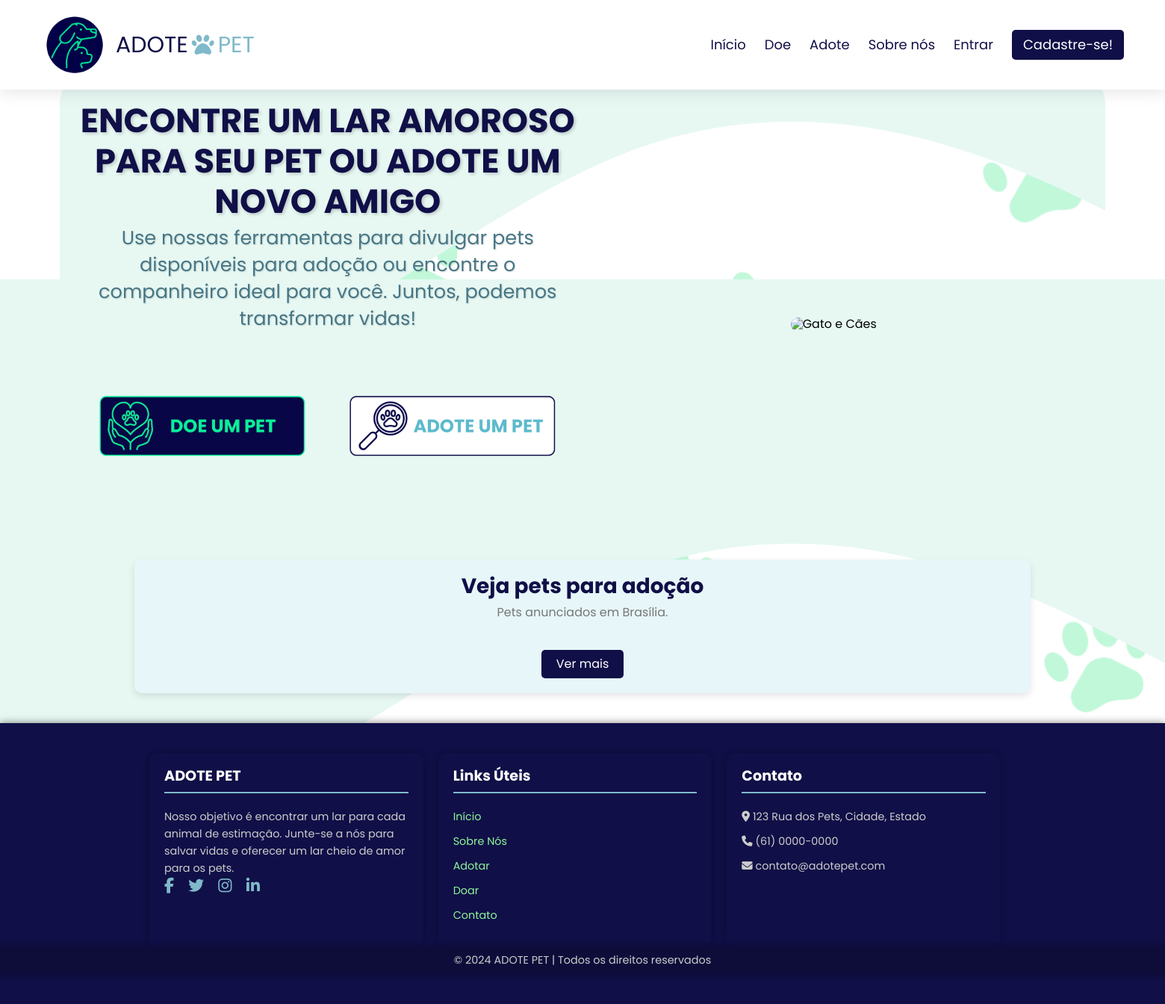
Before: / with the older database file.
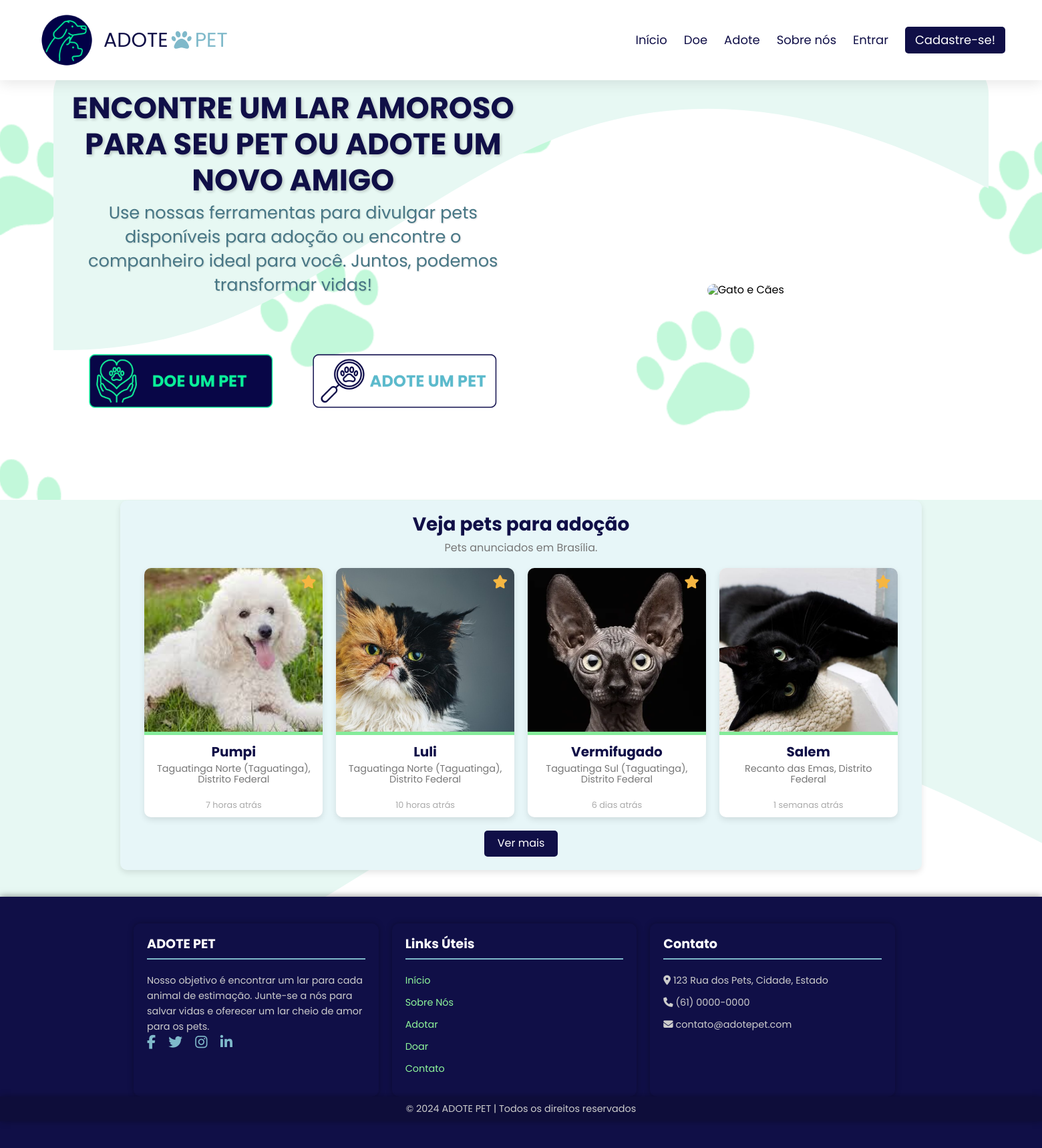
After: the same page with the newer database file.
### tables this page shows
CREATE TABLE `pets` (
  `id` int(11) NOT NULL,
  `nome` varchar(100) NOT NULL,
  `especie_id` int(11) NOT NULL,
  `raca` varchar(100) NOT NULL,
  `porte` varchar(50) NOT NULL,
  `sexo` enum('Macho','Fêmea') NOT NULL,
  `cor` varchar(50) NOT NULL,
  `idade` int(11) NOT NULL,
  `descricao` text DEFAULT NULL,
  `foto` text DEFAULT NULL,
  `criado_em` timestamp NOT NULL DEFAULT current_timestamp(),
  `status_id` int(11) DEFAULT 1
);

### process_index.php (called while the page is built, shortened)
<?php
$baseUrl = 'http://localhost/adotepet-projetotcc/';
$db = new DataBase();
$conn = $db->getConnection();
$sql = "
    SELECT
        p.id AS pet_id,
        p.nome AS pet_nome,
        MIN(f.url) AS foto_url,
        e.bairro,
        e.estado,
        p.criado_em,
        s.nome AS status_nome
    FROM pets p
    INNER JOIN doacoes d ON p.id = d.pet_id
    INNER JOIN enderecos e ON d.endereco_id = e.id
    INNER JOIN fotos f ON p.id = f.pet_id
    INNER JOIN status s ON p.status_id = s.id
    WHERE s.nome = 'Disponível'
    GROUP BY p.id
    ORDER BY p.criado_em DESC
    LIMIT 4";
$stmt = $conn->prepare($sql);
$stmt->execute();
$result = $stmt->get_result();
$pets = [];
while ($row = $result->fetch_assoc()) {
    $pets[] = $row;
}
function time_ago($timestamp)
{
    $time_ago = strtotime($timestamp);
    $current_time = time();
    $time_difference = $current_time - $time_ago;
    $seconds = $time_difference;
    $minutes = round($seconds / 60);
    $hours = round($seconds / 3600);
    $days = round($seconds / 86400);
    $weeks = round($seconds / 604800);
    $months = round($seconds / 2629440);
    $years = round($seconds / 31553280);
    if ($seconds <= 60) {
        return "Agora mesmo";
    } else if ($minutes <= 60) {
        return "$minutes minutos atrás";
    } else if ($hours <= 24) {
        return "$hours horas atrás";
    } else if ($days <= 7) {
        return "$days dias atrás";
    } else if ($weeks <= 4.3) {
        return "$weeks semanas atrás";
    } else if ($months <= 12) {
        return "$months meses atrás";
    } else {
        return "$years anos atrás";
    }
}
?>

### index.php (the view, shortened to what the changed rows need)
<?php
require_once 'process_index.php';
?>
<!DOCTYPE html>
<html lang="pt-BR">
<head>
    <link rel="stylesheet" href="https://cdnjs.cloudflare.com/ajax/libs/normalize/8.0.1/normalize.min.css">
    <link rel="stylesheet" href="https://cdnjs.cloudflare.com/ajax/libs/font-awesome/6.5.0/css/all.min.css">
    <link rel="stylesheet" href="css/index.css">
</head>
<body>
    <main>
        <section class="hero">
            <div class="hero-content">
                <h1>Encontre um Lar Amoroso para Seu Pet ou Adote um Novo Amigo</h1>
            </div>
        </section>
        <section class="adoption-section">
            <h2>Veja pets para adoção</h2>
            <div class="adoption-cards">
                <?php foreach ($pets as $pet): ?>
                    <a href="crud/views/pet_detalhes.php?id=<?php echo $pet['pet_id']; ?>" class="adoption-card"
                        target="_blank">
                        <img src="<?php echo $baseUrl . htmlspecialchars($pet['foto_url']); ?>"
                            alt="<?php echo htmlspecialchars($pet['pet_nome']); ?>">
                        <div class="card-content">
                            <h3><?php echo htmlspecialchars($pet['pet_nome']); ?></h3>
                            <p><?php echo htmlspecialchars($pet['bairro']) . ', ' . htmlspecialchars($pet['estado']); ?></p>
                            <span class="time"><?php echo time_ago($pet['criado_em']); ?></span>
                        </div>
                        <div class="favorite-icon"><i class="fas fa-star"></i></div>
                    </a>
                <?php endforeach; ?>
            </div>
        </section>
    </main>
    <footer>
        <div class="footer-container">
            <div class="footer-section about">
                <h2>ADOTE PET</h2>
            </div>
            <div class="footer-section links">
                <h2>Links Úteis</h2>
            </div>
            <div class="footer-section contact">
                <h2>Contato</h2>
            </div>
        </div>
    </footer>
</body>
</html>

Changed rows visible on the page:
added pets: shows a picture, nome "Pumpi", bairro "Taguatinga Norte (Taguatinga)", estado "Distrito Federal", criado_em "7 horas atrás"
added pets: shows a picture, nome "Luli", bairro "Taguatinga Norte (Taguatinga)", estado "Distrito Federal", criado_em "10 horas atrás"
added pets: shows a picture, nome "Vermifugado", bairro "Taguatinga Sul (Taguatinga)", estado "Distrito Federal", criado_em "6 dias atrás"
added pets: shows a picture, nome "Salem", bairro "Recanto das Emas", estado "Distrito Federal", criado_em "1 semanas atrás"
